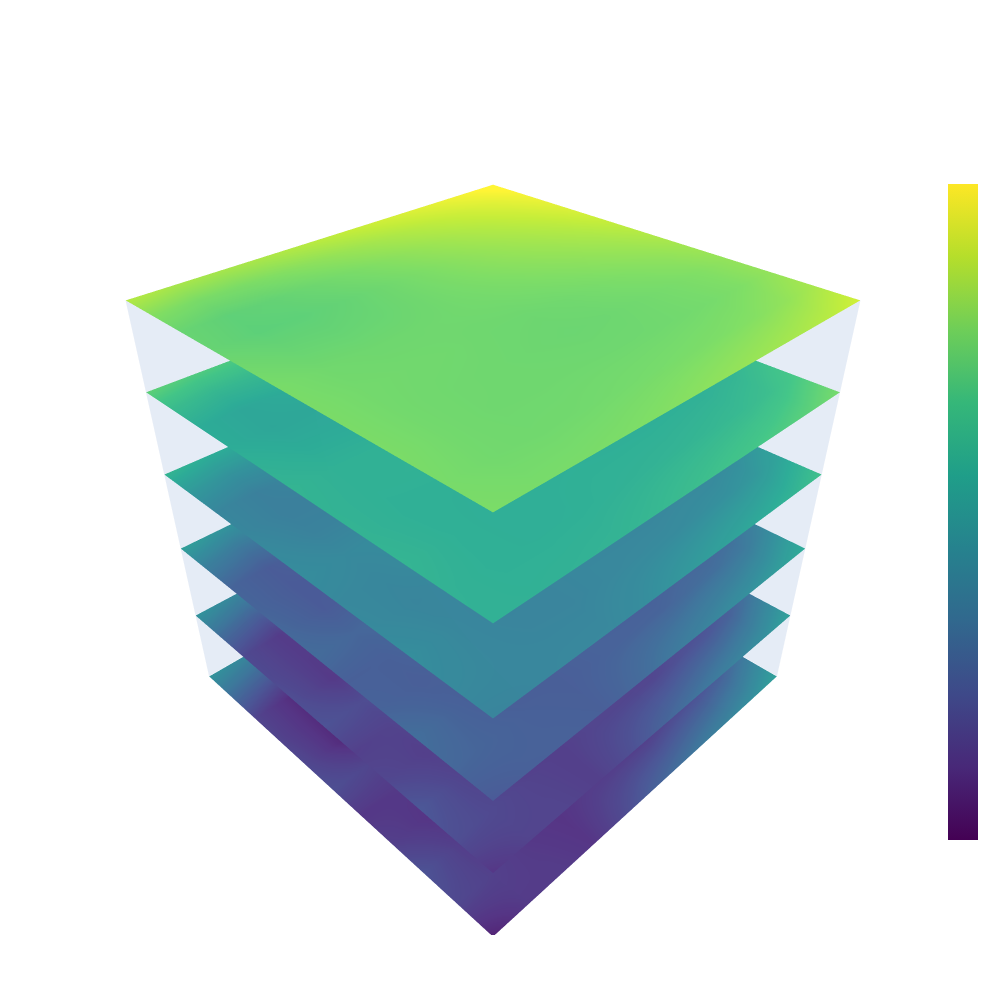

Notebook cell for this chart:
### Code cell
# Uncertainty

temp_of_interest = 285

my_temperature_index = np.argmin(np.abs(w_space2[0,0,:,0] - temp_of_interest))



filename = None


plot_Uncertainty(x_space2[:,:,my_temperature_index,:],y_space2[:,:,my_temperature_index,:],z_space2[:,:,my_temperature_index,:],v_re[:,:,my_temperature_index,:], v_re, filename = filename)
